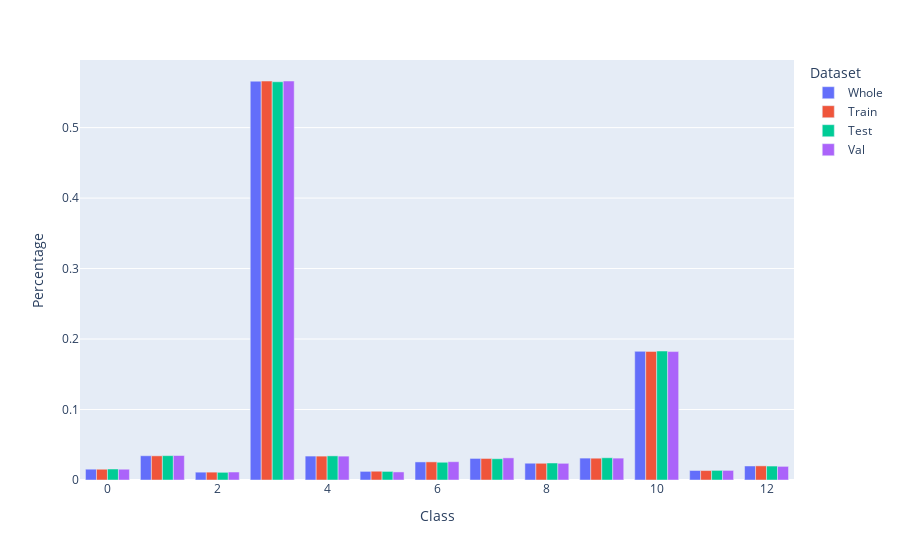

The notebook cell this image was saved under:
### Code cell
plot_split_stratification(dataset, train_subset, test_subset, val_subset)

### Figure 1 — Plotly figure (JSON) as saved in the notebook; plotly's stock layout.template omitted (floating-point values rounded to 4 significant figures)
{"data": [{"alignmentgroup": "True", "hovertemplate": "Dataset=Whole<br>Class=%{x}<br>Percentage=%{y}<extra></extra>", "legendgroup": "Whole", "marker": {"color": "#636efa", "pattern": {"shape": ""}}, "name": "Whole", "offsetgroup": "Whole", "orientation": "v", "showlegend": true, "textposition": "auto", "type": "bar", "x": [0, 1, 2, 3, 4, 5, 6, 7, 8, 9, 10, 11, 12], "xaxis": "x", "y": [0.01534, 0.03442, 0.01113, 0.5659, 0.03395, 0.01224, 0.02565, 0.03062, 0.0238, 0.03108, 0.1826, 0.01349, 0.01989], "yaxis": "y"}, {"alignmentgroup": "True", "hovertemplate": "Dataset=Train<br>Class=%{x}<br>Percentage=%{y}<extra></extra>", "legendgroup": "Train", "marker": {"color": "#EF553B", "pattern": {"shape": ""}}, "name": "Train", "offsetgroup": "Train", "orientation": "v", "showlegend": true, "textposition": "auto", "type": "bar", "x": [0, 1, 2, 3, 4, 5, 6, 7, 8, 9, 10, 11, 12], "xaxis": "x", "y": [0.01527, 0.0343, 0.01116, 0.566, 0.03388, 0.01245, 0.02571, 0.03056, 0.02373, 0.03093, 0.1825, 0.01341, 0.02006], "yaxis": "y"}, {"alignmentgroup": "True", "hovertemplate": "Dataset=Test<br>Class=%{x}<br>Percentage=%{y}<extra></extra>", "legendgroup": "Test", "marker": {"color": "#00cc96", "pattern": {"shape": ""}}, "name": "Test", "offsetgroup": "Test", "orientation": "v", "showlegend": true, "textposition": "auto", "type": "bar", "x": [0, 1, 2, 3, 4, 5, 6, 7, 8, 9, 10, 11, 12], "xaxis": "x", "y": [0.01559, 0.03455, 0.01089, 0.565, 0.03423, 0.01219, 0.02517, 0.03019, 0.02413, 0.03157, 0.183, 0.01366, 0.0198], "yaxis": "y"}, {"alignmentgroup": "True", "hovertemplate": "Dataset=Val<br>Class=%{x}<br>Percentage=%{y}<extra></extra>", "legendgroup": "Val", "marker": {"color": "#ab63fa", "pattern": {"shape": ""}}, "name": "Val", "offsetgroup": "Val", "orientation": "v", "showlegend": true, "textposition": "auto", "type": "bar", "x": [0, 1, 2, 3, 4, 5, 6, 7, 8, 9, 10, 11, 12], "xaxis": "x", "y": [0.01528, 0.03474, 0.01133, 0.5661, 0.03387, 0.01145, 0.02596, 0.03139, 0.02366, 0.03105, 0.1822, 0.0136, 0.01934], "yaxis": "y"}], "layout": {"barmode": "group", "legend": {"title": {"text": "Dataset"}, "tracegroupgap": 0}, "margin": {"t": 60}, "xaxis": {"anchor": "y", "domain": [0, 1], "title": {"text": "Class"}}, "yaxis": {"anchor": "x", "domain": [0, 1], "title": {"text": "Percentage"}}}}
